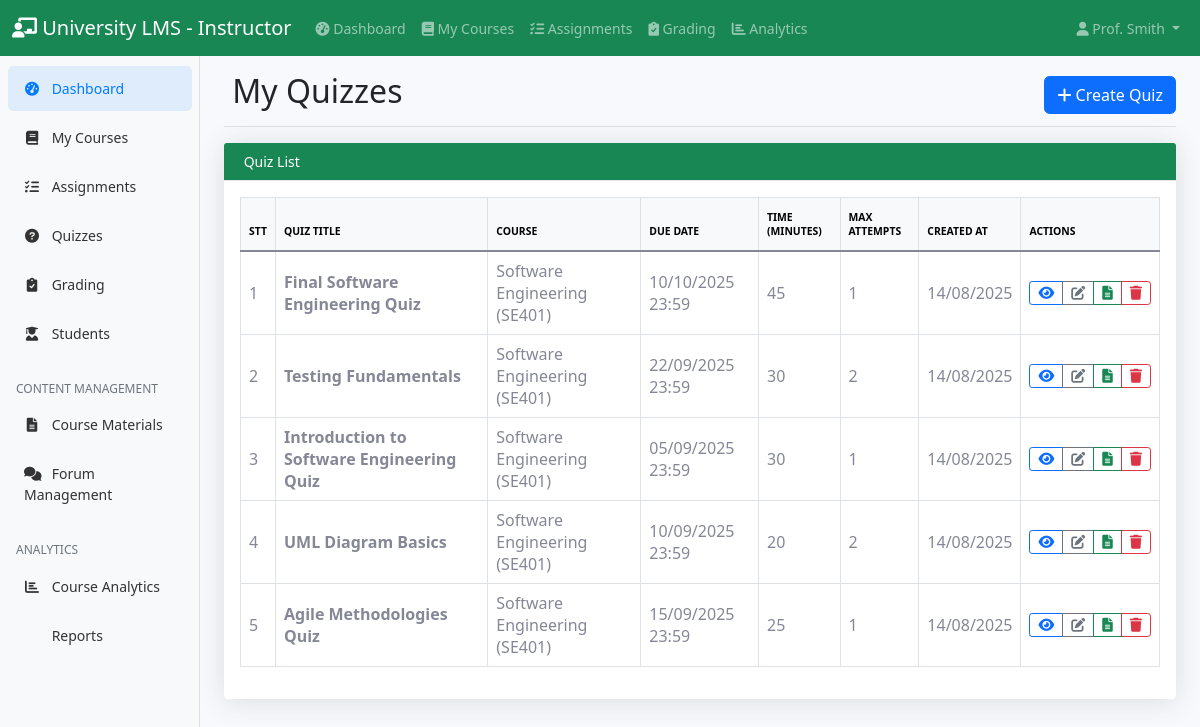
Page /instructor/quizzes.php (signed in) on the committed database.
### tables this page shows
CREATE TABLE `quizzes` (
  `id` int(11) NOT NULL,
  `course_id` int(11) NOT NULL,
  `title` varchar(200) NOT NULL,
  `description` text DEFAULT NULL,
  `time_limit` int(11) DEFAULT NULL,
  `max_attempts` int(11) DEFAULT 1,
  `due_date` datetime DEFAULT NULL,
  `created_by` int(11) NOT NULL,
  `created_at` timestamp NOT NULL DEFAULT current_timestamp()
);

CREATE TABLE `courses` (
  `id` int(11) NOT NULL,
  `title` varchar(200) NOT NULL,
  `description` text DEFAULT NULL,
  `instructor_id` int(11) NOT NULL,
  `course_code` varchar(20) NOT NULL,
  `credits` int(11) DEFAULT 3,
  `semester` varchar(20) DEFAULT NULL,
  `year` int(11) DEFAULT NULL,
  `max_students` int(11) DEFAULT 50,
  `status` enum('active','inactive') DEFAULT 'active',
  `created_at` timestamp NOT NULL DEFAULT current_timestamp()
);

### instructor/quizzes.php (the view, shortened to what this page needs)
<?php
$db = new Database();
$pdo = $db->getConnection();
require_once '../includes/instructor_navbar.php';
require_once '../includes/instructor_sidebar.php';
$instructor_id = $_SESSION['user_id'];
$sql = "SELECT q.*, c.title AS course_title, c.course_code FROM quizzes q JOIN courses c ON q.course_id = c.id WHERE q.created_by = :instructor_id ORDER BY q.created_at DESC";
$stmt = $pdo->prepare($sql);
$stmt->execute(['instructor_id' => $instructor_id]);
$quizzes = $stmt->fetchAll(PDO::FETCH_ASSOC);
?>
<!DOCTYPE html>
<html lang="vi">
<head>
    <link href="https://cdn.jsdelivr.net/npm/bootstrap@5.1.3/dist/css/bootstrap.min.css" rel="stylesheet">
    <link href="https://cdnjs.cloudflare.com/ajax/libs/font-awesome/6.0.0/css/all.min.css" rel="stylesheet">
    <link href="../assets/css/dashboard.css" rel="stylesheet">
</head>
<body>
    <div class="container-fluid">
        <div class="row">
            <?php include '../includes/instructor_sidebar.php'; ?>
            <main class="col-md-9 ms-sm-auto col-lg-10 px-md-4">
                <div class="d-flex justify-content-between flex-wrap flex-md-nowrap align-items-center pt-3 pb-2 mb-3 border-bottom">
                    <h1 class="h2">
                        <i class="fas fa-clipboard-question"></i> My Quizzes
                    </h1>
                    <a href="create_quiz.php" class="btn btn-primary"><i class="fas fa-plus"></i> Create Quiz</a>
                </div>
                <div class="row mb-4">
                    <div class="col-12">
                        <div class="card shadow">
                            <div class="card-header bg-success text-white">
                                <i class="fas fa-clipboard-question"></i> Quiz List
                            </div>
                            <div class="card-body">
                                <?php if (empty($quizzes)): ?>
                                    <div class="text-center py-4">
                                        <i class="fas fa-clipboard-question fa-3x text-gray-300 mb-3"></i>
                                        <p class="text-muted">No quizzes found.</p>
                                        <a href="create_quiz.php" class="btn btn-primary">Create First Quiz</a>
                                    </div>
                                <?php else: ?>
                                    <div class="table-responsive">
                                        <table class="table table-bordered align-middle">
                                            <thead class="table-light">
                                                <tr>
                                                    <th>STT</th>
                                                    <th>Quiz Title</th>
                                                    <th>Course</th>
                                                    <th>Due Date</th>
                                                    <th>Time (minutes)</th>
                                                    <th>Max Attempts</th>
                                                    <th>Created At</th>
                                                    <th>Actions</th>
                                                </tr>
                                            </thead>
                                            <tbody>
                                                <?php foreach ($quizzes as $index => $quiz): ?>
                                                    <tr>
                                                        <td><?= $index + 1 ?></td>
                                                        <td><strong><?= htmlspecialchars($quiz['title']) ?></strong></td>
                                                        <td><?= htmlspecialchars($quiz['course_title']) ?> (<?= htmlspecialchars($quiz['course_code']) ?>)</td>
                                                        <td><?= date('d/m/Y H:i', strtotime($quiz['due_date'])) ?></td>
                                                        <td><?= $quiz['time_limit'] ?></td>
                                                        <td><?= $quiz['max_attempts'] ?></td>
                                                        <td><?= date('d/m/Y', strtotime($quiz['created_at'])) ?></td>
                                                        <td>
                                                            <div class="btn-group" role="group">
                                                                <a href="view_quiz.php?id=<?= $quiz['id'] ?>" class="btn btn-sm btn-outline-primary" title="Xem"><i class="fas fa-eye"></i></a>
                                                                <a href="edit_quiz.php?id=<?= $quiz['id'] ?>" class="btn btn-sm btn-outline-secondary" title="Sửa"><i class="fas fa-edit"></i></a>
                                                                <a href="quiz_attempts.php?quiz_id=<?= $quiz['id'] ?>" class="btn btn-sm btn-outline-success" title="Lượt làm"><i class="fas fa-file-alt"></i></a>
                                                                <a href="delete_quiz.php?id=<?= $quiz['id'] ?>" class="btn btn-sm btn-outline-danger" title="Xoá" onclick="return confirm('Are you sure you want to delete this quiz?');"><i class="fas fa-trash"></i></a>
                                                            </div>
                                                        </td>
                                                    </tr>
                                                <?php endforeach; ?>
                                            </tbody>
                                        </table>
                                    </div>
                                <?php endif; ?>
                            </div>
                        </div>
                    </div>
                </div>
            </main>
        </div>
    </div>
</body>
</html>
</body>
</html>

### assets/css/dashboard.css (style rules this page uses)
body { font-size: .875rem; background-color: #f8f9fc; }
.card { box-shadow: 0 0.15rem 1.75rem 0 rgba(58, 59, 69, 0.15) !important; border: none; }
.card-header { background-color: #f8f9fc; border-bottom: 1px solid #e3e6f0; }
.btn { border-radius: 0.35rem; font-weight: 400; }
.btn-sm { padding: 0.25rem 0.5rem; font-size: 0.875rem; border-radius: 0.2rem; }
.table { color: #858796; }
.table th { border-top: none; font-weight: 600; text-transform: uppercase; font-size: 0.65rem; padding-top: 0.75rem; padding-bottom: 0.75rem; }
.shadow { box-shadow: 0 0.15rem 1.75rem 0 rgba(58, 59, 69, 0.15) !important; }

### rows in the picture
quizzes: title "Final Software Engineering Quiz", course.title "Software Engineering", course.course_code "SE401", due_date "10/10/2025 23:59", time_limit "45", max_attempts "1", created_at "14/08/2025"
quizzes: title "Testing Fundamentals", course.title "Software Engineering", course.course_code "SE401", due_date "22/09/2025 23:59", time_limit "30", max_attempts "2", created_at "14/08/2025"
quizzes: title "Introduction to Software Engineering Quiz", course.title "Software Engineering", course.course_code "SE401", due_date "05/09/2025 23:59", time_limit "30", max_attempts "1", created_at "14/08/2025"
quizzes: title "UML Diagram Basics", course.title "Software Engineering", course.course_code "SE401", due_date "10/09/2025 23:59", time_limit "20", max_attempts "2", created_at "14/08/2025"
quizzes: title "Agile Methodologies Quiz", course.title "Software Engineering", course.course_code "SE401", due_date "15/09/2025 23:59", time_limit "25", max_attempts "1", created_at "14/08/2025"

### other values in the picture
$_SESSION['last_name'] "Smith"
